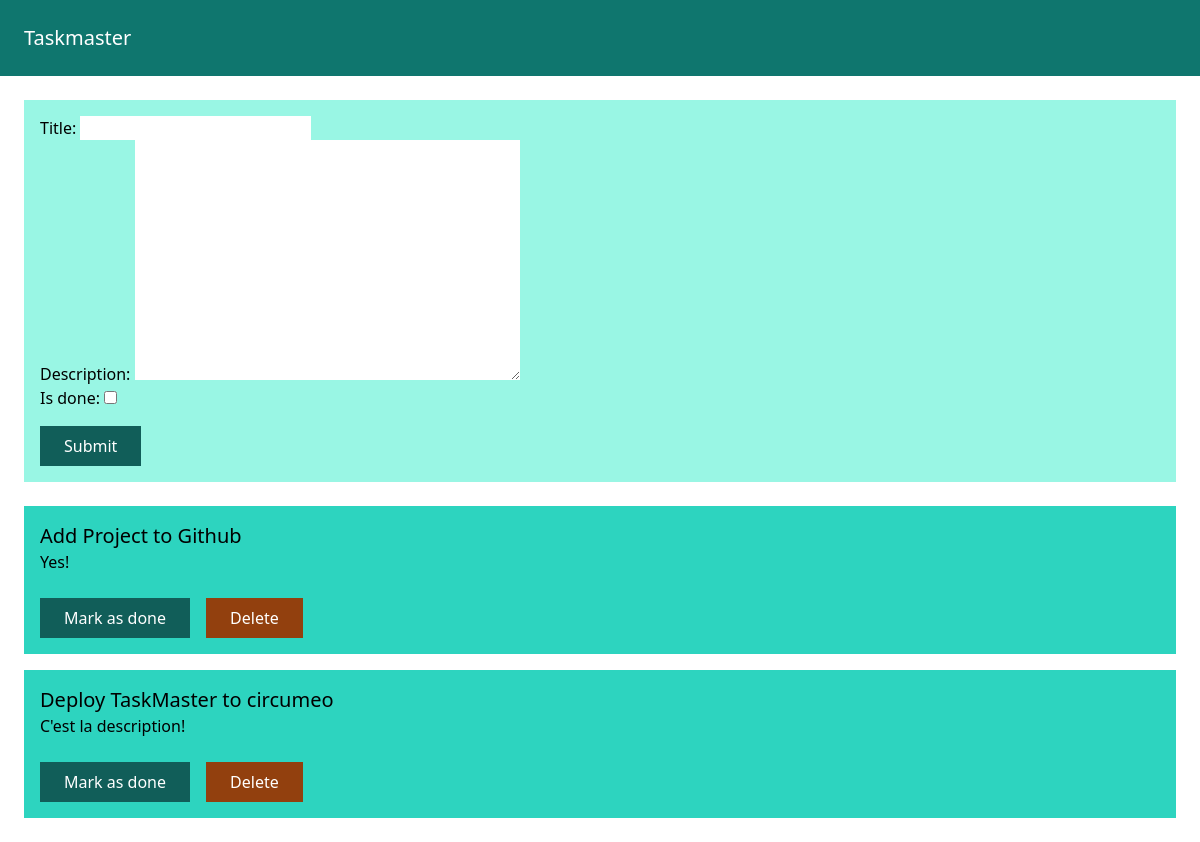
/, run on an earlier commit of the app's database.
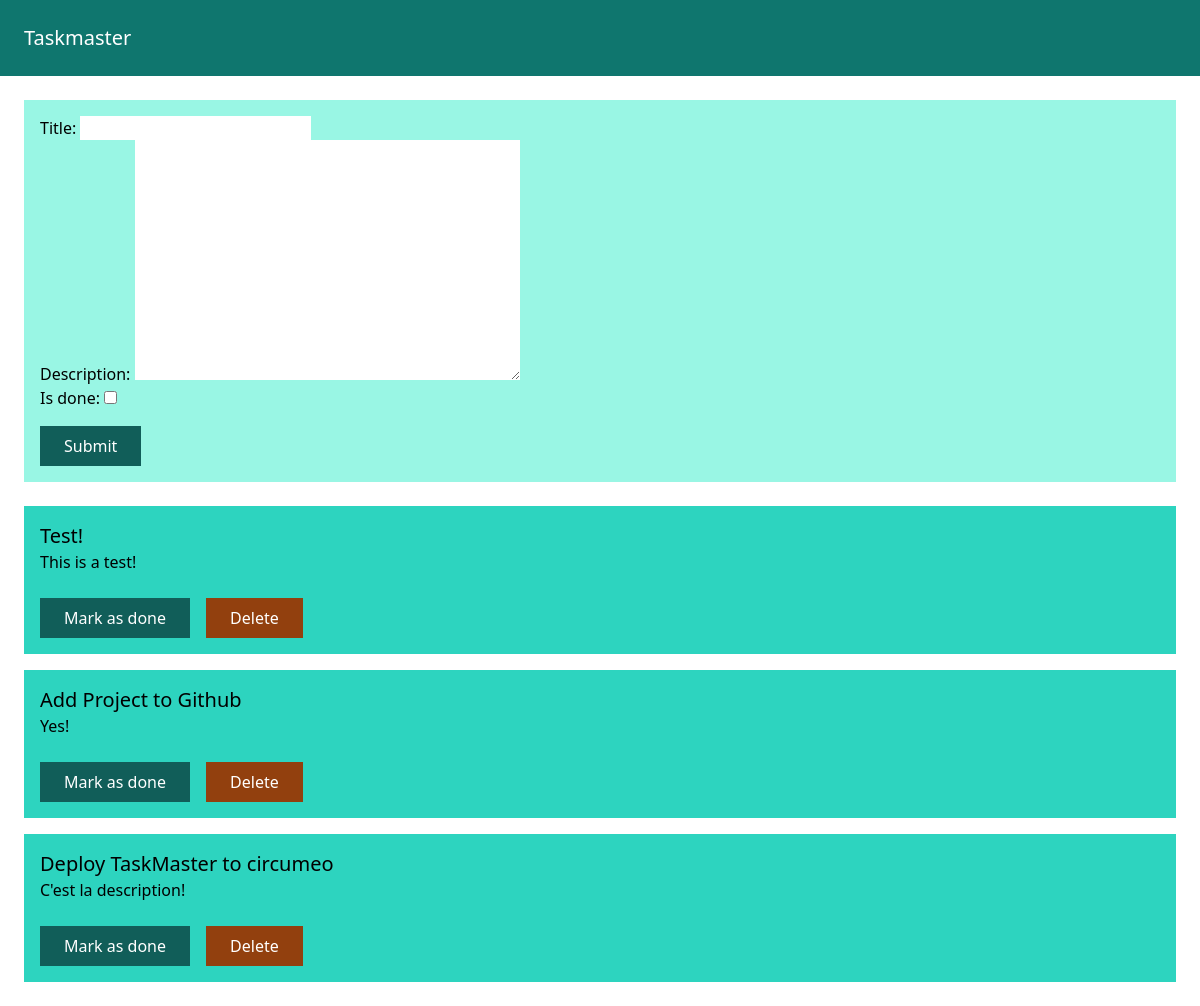
And on a later commit of the database.
### task/models.py (models this page shows, shortened)
class Task(models.Model):
    title = models.CharField(max_length=255)
    description = models.TextField(blank=True, null=True)
    is_done = models.BooleanField(default=False)
    created_at = models.TimeField(auto_now_add=True)
    class Meta:
        ordering = ('-created_at',)

### task/views.py (the view)
# urls.py: path('', views.index, name='index'),
def index(request):
    if request.method == 'POST':
        form = TaskForm(request.POST)
        if form.is_valid():
            form.save()
            return redirect('/')
    else:
        form = TaskForm()
    tasks = Task.objects.filter(is_done=False)
    return render(request, 'task/index.html', {'tasks': tasks, 'form': form})

### task/forms.py
class TaskForm(ModelForm):
    class Meta:
        model = Task
        fields = ['title', 'description', 'is_done']

### task/templates/task/index.html (shortened to what this page needs)
{% extends 'task/base.html' %}
{% block content %}
    <div class="p-4 mb-6 bg-teal-200">
        <form method="post" action=".">
            {{ form.as_p }}
            <button class="mt-4 py-2 px-6 bg-teal-800 text-white">Submit</button>
        </form>
    </div>
    <div class="space-y-4">
        {% for task in tasks %}
            <div class="p-4 bg-teal-400">
                <h2 class="text-xl">{{ task.title }}</h2>
                <p>
                    {{ task.description }}
                </p>
                <div class="mt-6 flex flex-row items-center space-x-4">
                    <a href="{% url 'task:mark_as_done' task.id %}" class="py-2 px-6 bg-teal-800 text-white">Mark as done</a>
                    <a href="{% url 'task:delete_task' task.id %}" class="py-2 px-6 bg-amber-800 text-white">Delete</a>
                </div>
            </div>
        {% endfor %}
    </div>
{% endblock %}

What changed in the data, as far as the page shows it:
added Task: title "Test!", description "This is a test!"
